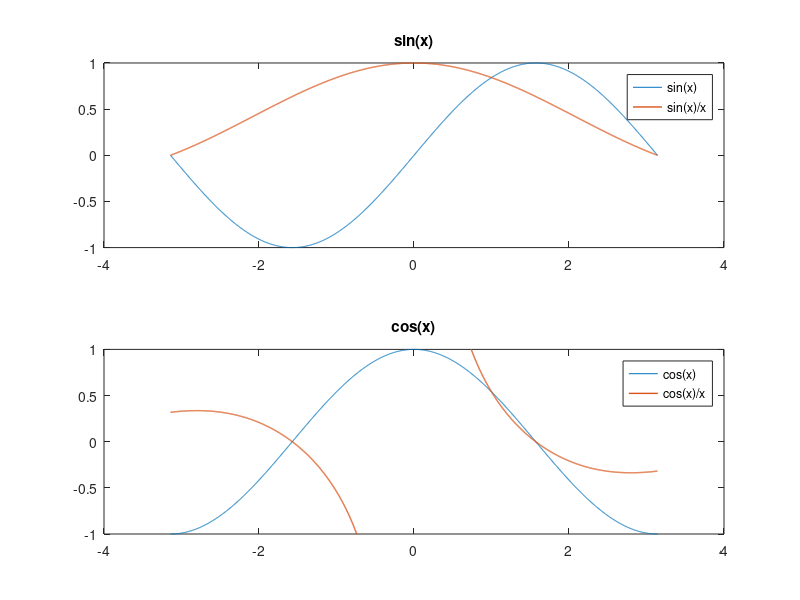

The MATLAB script that drew this image:
% EoMP Section 3.1.5
% Problem statement: 
% Use the subplot function to plot sin(x) & abs(sin(x)) and cos(x) & 
% abs(cos(x) in the same Figure Window.

% Why have I chosen a multiple of pi (specifically, pi/1000) as the 
% interval instead of something like 0.001? The former ensures 0 is in x, 
% which results in a discontinuity while plotting cos(x)/x (since cos(0)/0 
% is not defined, MATLAB doesn't plot it). This discontunity avoids a 
% vertical-seeming line at x = 0 (connecting the points 
% (x-ε,cos(x-ε)/(x-ε)) and (x+ε,cos(x+ε)/(x+ε)) that is seen if x =
% -pi:0.001:pi instead, for example. Note that 0 won't be in x if the
% interval is not a multiple of pi.

x = -pi:pi/1000:pi;

subplot(2,1,1)
plot(x,sin(x),x,sin(x)./x,'LineWidth',1);
title('sin(x)');
legend('sin(x)', 'sin(x)/x')

subplot(2,1,2)
plot(x,cos(x),x,cos(x)./x,'LineWidth',1);
ylim([-1 1]);
legend('cos(x)', 'cos(x)/x');
title('cos(x)');
